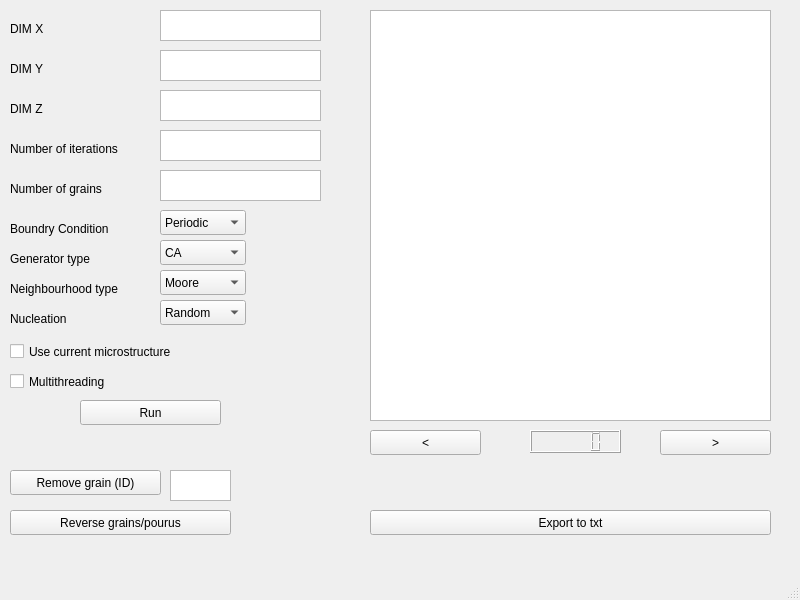
<?xml version="1.0" encoding="UTF-8"?>
<ui version="4.0">
 <class>MainWindow</class>
 <widget class="QMainWindow" name="MainWindow">
  <property name="geometry">
   <rect>
    <x>0</x>
    <y>0</y>
    <width>800</width>
    <height>600</height>
   </rect>
  </property>
  <property name="windowTitle">
   <string>MainWindow</string>
  </property>
  <widget class="QWidget" name="centralwidget">
   <widget class="QTextEdit" name="dimX">
    <property name="geometry">
     <rect>
      <x>160</x>
      <y>10</y>
      <width>161</width>
      <height>31</height>
     </rect>
    </property>
   </widget>
   <widget class="QTextEdit" name="dimY">
    <property name="geometry">
     <rect>
      <x>160</x>
      <y>50</y>
      <width>161</width>
      <height>31</height>
     </rect>
    </property>
   </widget>
   <widget class="QTextEdit" name="dimZ">
    <property name="geometry">
     <rect>
      <x>160</x>
      <y>90</y>
      <width>161</width>
      <height>31</height>
     </rect>
    </property>
   </widget>
   <widget class="QLabel" name="label">
    <property name="geometry">
     <rect>
      <x>10</x>
      <y>20</y>
      <width>66</width>
      <height>17</height>
     </rect>
    </property>
    <property name="text">
     <string>DIM X</string>
    </property>
   </widget>
   <widget class="QLabel" name="label_2">
    <property name="geometry">
     <rect>
      <x>10</x>
      <y>60</y>
      <width>66</width>
      <height>17</height>
     </rect>
    </property>
    <property name="text">
     <string>DIM Y</string>
    </property>
   </widget>
   <widget class="QLabel" name="label_3">
    <property name="geometry">
     <rect>
      <x>10</x>
      <y>100</y>
      <width>66</width>
      <height>17</height>
     </rect>
    </property>
    <property name="text">
     <string>DIM Z</string>
    </property>
   </widget>
   <widget class="QTextEdit" name="iterations">
    <property name="geometry">
     <rect>
      <x>160</x>
      <y>130</y>
      <width>161</width>
      <height>31</height>
     </rect>
    </property>
   </widget>
   <widget class="QLabel" name="label_4">
    <property name="geometry">
     <rect>
      <x>10</x>
      <y>140</y>
      <width>151</width>
      <height>17</height>
     </rect>
    </property>
    <property name="text">
     <string>Number of iterations</string>
    </property>
   </widget>
   <widget class="QComboBox" name="generator">
    <property name="geometry">
     <rect>
      <x>160</x>
      <y>240</y>
      <width>86</width>
      <height>25</height>
     </rect>
    </property>
    <item>
     <property name="text">
      <string>CA</string>
     </property>
    </item>
    <item>
     <property name="text">
      <string>MC</string>
     </property>
    </item>
   </widget>
   <widget class="QLabel" name="label_5">
    <property name="geometry">
     <rect>
      <x>10</x>
      <y>250</y>
      <width>111</width>
      <height>17</height>
     </rect>
    </property>
    <property name="text">
     <string>Generator type</string>
    </property>
   </widget>
   <widget class="QLabel" name="label_6">
    <property name="geometry">
     <rect>
      <x>10</x>
      <y>280</y>
      <width>151</width>
      <height>17</height>
     </rect>
    </property>
    <property name="text">
     <string>Neighbourhood type</string>
    </property>
   </widget>
   <widget class="QComboBox" name="neighbourhood">
    <property name="geometry">
     <rect>
      <x>160</x>
      <y>270</y>
      <width>86</width>
      <height>25</height>
     </rect>
    </property>
    <item>
     <property name="text">
      <string>Moore</string>
     </property>
    </item>
    <item>
     <property name="text">
      <string>Neumann</string>
     </property>
    </item>
    <item>
     <property name="text">
      <string>Random</string>
     </property>
    </item>
   </widget>
   <widget class="QLabel" name="label_7">
    <property name="geometry">
     <rect>
      <x>10</x>
      <y>310</y>
      <width>131</width>
      <height>17</height>
     </rect>
    </property>
    <property name="text">
     <string>Nucleation</string>
    </property>
   </widget>
   <widget class="QComboBox" name="nucleation">
    <property name="geometry">
     <rect>
      <x>160</x>
      <y>300</y>
      <width>86</width>
      <height>25</height>
     </rect>
    </property>
    <item>
     <property name="text">
      <string>Random</string>
     </property>
    </item>
    <item>
     <property name="text">
      <string>Uniform</string>
     </property>
    </item>
   </widget>
   <widget class="QPushButton" name="start">
    <property name="geometry">
     <rect>
      <x>80</x>
      <y>400</y>
      <width>141</width>
      <height>25</height>
     </rect>
    </property>
    <property name="text">
     <string>Run</string>
    </property>
   </widget>
   <widget class="QCheckBox" name="current">
    <property name="geometry">
     <rect>
      <x>10</x>
      <y>340</y>
      <width>211</width>
      <height>23</height>
     </rect>
    </property>
    <property name="text">
     <string>Use current microstructure</string>
    </property>
   </widget>
   <widget class="QPushButton" name="reverse_grain">
    <property name="geometry">
     <rect>
      <x>10</x>
      <y>510</y>
      <width>221</width>
      <height>25</height>
     </rect>
    </property>
    <property name="text">
     <string>Reverse grains/pourus</string>
    </property>
   </widget>
   <widget class="QTextEdit" name="remove_id">
    <property name="geometry">
     <rect>
      <x>170</x>
      <y>470</y>
      <width>61</width>
      <height>31</height>
     </rect>
    </property>
   </widget>
   <widget class="QPushButton" name="remove_grain">
    <property name="geometry">
     <rect>
      <x>10</x>
      <y>470</y>
      <width>151</width>
      <height>25</height>
     </rect>
    </property>
    <property name="text">
     <string>Remove grain (ID)</string>
    </property>
   </widget>
   <widget class="QTextEdit" name="grain_number">
    <property name="geometry">
     <rect>
      <x>160</x>
      <y>170</y>
      <width>161</width>
      <height>31</height>
     </rect>
    </property>
   </widget>
   <widget class="QLabel" name="label_8">
    <property name="geometry">
     <rect>
      <x>10</x>
      <y>180</y>
      <width>151</width>
      <height>17</height>
     </rect>
    </property>
    <property name="text">
     <string>Number of grains</string>
    </property>
   </widget>
   <widget class="QLabel" name="label_9">
    <property name="geometry">
     <rect>
      <x>10</x>
      <y>220</y>
      <width>131</width>
      <height>17</height>
     </rect>
    </property>
    <property name="text">
     <string>Boundry Condition</string>
    </property>
   </widget>
   <widget class="QComboBox" name="bc">
    <property name="geometry">
     <rect>
      <x>160</x>
      <y>210</y>
      <width>86</width>
      <height>25</height>
     </rect>
    </property>
    <item>
     <property name="text">
      <string>Periodic</string>
     </property>
    </item>
    <item>
     <property name="text">
      <string>Absorption</string>
     </property>
    </item>
   </widget>
   <widget class="QCheckBox" name="multithreading">
    <property name="geometry">
     <rect>
      <x>10</x>
      <y>370</y>
      <width>151</width>
      <height>23</height>
     </rect>
    </property>
    <property name="text">
     <string>Multithreading</string>
    </property>
   </widget>
   <widget class="QGraphicsView" name="result">
    <property name="geometry">
     <rect>
      <x>370</x>
      <y>10</y>
      <width>401</width>
      <height>411</height>
     </rect>
    </property>
   </widget>
   <widget class="QPushButton" name="decreaseZ">
    <property name="geometry">
     <rect>
      <x>370</x>
      <y>430</y>
      <width>111</width>
      <height>25</height>
     </rect>
    </property>
    <property name="text">
     <string>&lt;</string>
    </property>
   </widget>
   <widget class="QPushButton" name="increaseZ">
    <property name="geometry">
     <rect>
      <x>660</x>
      <y>430</y>
      <width>111</width>
      <height>25</height>
     </rect>
    </property>
    <property name="text">
     <string>&gt;</string>
    </property>
   </widget>
   <widget class="QLCDNumber" name="z_layer">
    <property name="geometry">
     <rect>
      <x>530</x>
      <y>430</y>
      <width>91</width>
      <height>23</height>
     </rect>
    </property>
   </widget>
   <widget class="QPushButton" name="export_2">
    <property name="geometry">
     <rect>
      <x>370</x>
      <y>510</y>
      <width>401</width>
      <height>25</height>
     </rect>
    </property>
    <property name="text">
     <string>Export to txt</string>
    </property>
   </widget>
  </widget>
  <widget class="QMenuBar" name="menubar">
   <property name="geometry">
    <rect>
     <x>0</x>
     <y>0</y>
     <width>800</width>
     <height>22</height>
    </rect>
   </property>
  </widget>
  <widget class="QStatusBar" name="statusbar"/>
 </widget>
 <resources/>
 <connections>
  <connection>
   <sender>start</sender>
   <signal>clicked()</signal>
   <receiver>MainWindow</receiver>
   <slot>OnStartClick()</slot>
   <hints>
    <hint type="sourcelabel">
     <x>160</x>
     <y>422</y>
    </hint>
    <hint type="destinationlabel">
     <x>258</x>
     <y>413</y>
    </hint>
   </hints>
  </connection>
  <connection>
   <sender>current</sender>
   <signal>stateChanged(int)</signal>
   <receiver>MainWindow</receiver>
   <slot>OnCurrentChecked(int)</slot>
   <hints>
    <hint type="sourcelabel">
     <x>21</x>
     <y>378</y>
    </hint>
    <hint type="destinationlabel">
     <x>291</x>
     <y>358</y>
    </hint>
   </hints>
  </connection>
 </connections>
 <slots>
  <slot>OnStartClick()</slot>
  <slot>OnCurrentChecked(int)</slot>
 </slots>
</ui>
